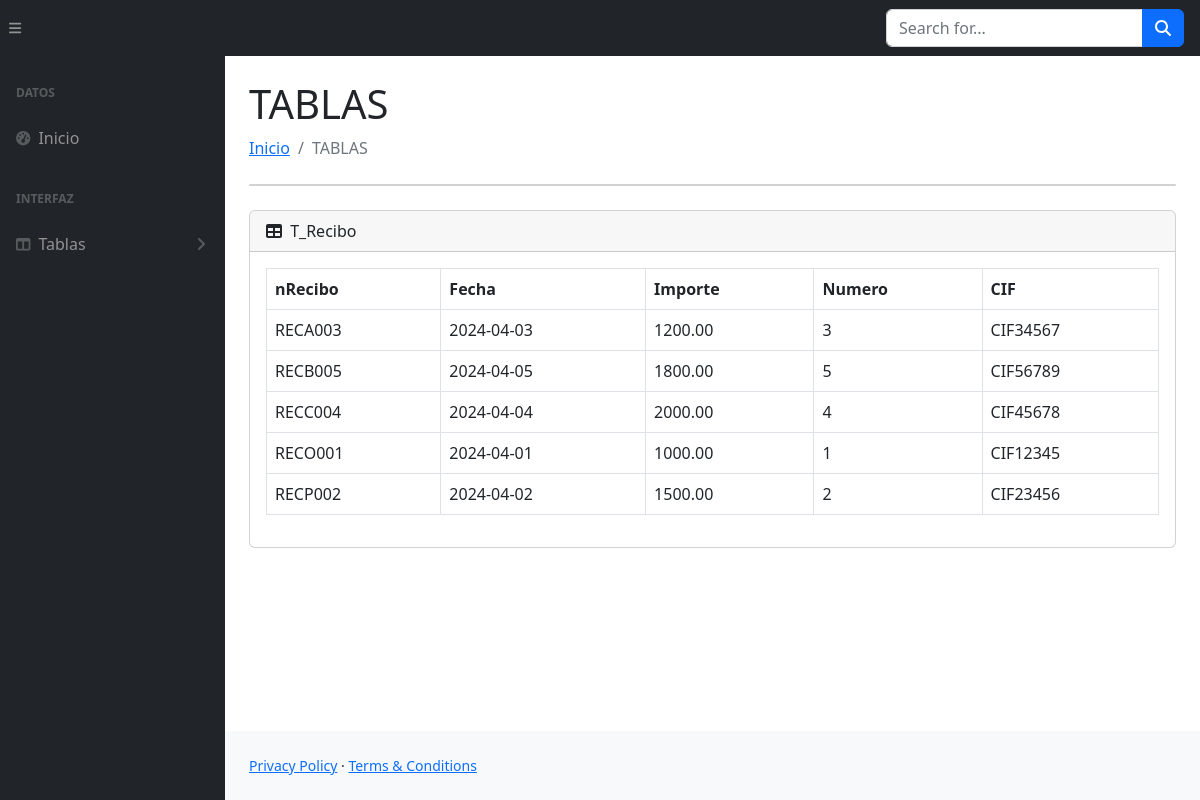
Screenshot of /T_Recibo.php with the database file from the repository.
### tables this page shows
CREATE TABLE Recibo (
    nRecibo VARCHAR(20),
    fecha DATE,
    importe DECIMAL(10, 2),
    numero INT,
    CIF VARCHAR(15),
    PRIMARY KEY (nRecibo),
    FOREIGN KEY (CIF) REFERENCES Compania (CIF)
);

### T_Recibo.php (the view, shortened to what this page needs)
<?php
include("conexion.php");
?>
<!DOCTYPE html>
<html lang="en">
<head>
    <link href="css/styles.css" rel="stylesheet" />
    <link href="//cdn.datatables.net/2.0.8/css/dataTables.dataTables.min.css" rel="stylesheet" />
</head>
<body class="sb-nav-fixed">
    <nav class="sb-topnav navbar navbar-expand navbar-dark bg-dark">
        <button class="btn btn-link btn-sm order-1 order-lg-0 me-4 me-lg-0" id="sidebarToggle" href="#!"><i class="fas fa-bars"></i></button>
        <form class="d-none d-md-inline-block form-inline ms-auto me-0 me-md-3 my-2 my-md-0">
            <div class="input-group">
                <input class="form-control" type="text" placeholder="Search for..." aria-label="Search for..." aria-describedby="btnNavbarSearch" />
                <button class="btn btn-primary" id="btnNavbarSearch" type="button"><i class="fas fa-search"></i></button>
            </div>
        </form>
    </nav>
    <div id="layoutSidenav">
        <div id="layoutSidenav_nav">
            <nav class="sb-sidenav accordion sb-sidenav-dark" id="sidenavAccordion">
                <div class="sb-sidenav-menu">
                    <div class="nav">
                        <div class="sb-sidenav-menu-heading">Datos</div>
                        <a class="nav-link" href="index.php">
                            <div class="sb-nav-link-icon"><i class="fas fa-tachometer-alt"></i></div>
                            Inicio
                        </a>
                        <div class="sb-sidenav-menu-heading">Interfaz</div>
                        <a class="nav-link collapsed" href="#" data-bs-toggle="collapse" data-bs-target="#collapseLayouts" aria-expanded="false" aria-controls="collapseLayouts">
                            <div class="sb-nav-link-icon"><i class="fas fa-columns"></i></div>
                            Tablas
                            <div class="sb-sidenav-collapse-arrow"><i class="fas fa-angle-down"></i></div>
                        </a>
                    </div>
                </div>
            </nav>
        </div>
        <div id="layoutSidenav_content">
            <main>
                <div class="container-fluid px-4">
                    <h1 class="mt-4">TABLAS</h1>
                    <ol class="breadcrumb mb-4">
                        <li class="breadcrumb-item"><a href="index.php">Inicio</a></li>
                        <li class="breadcrumb-item active">TABLAS</li>
                    </ol>
                    <div class="card mb-4">
                    </div>
                    <div class="card mb-4">
                        <div class="card-header">
                            <i class="fas fa-table me-1"></i>
                            T_Recibo
                        </div>
                        <div class="card-body">
                            <table class="table table-bordered" id="datatablesSimple">
                                <thead>
                                    <tr>
                                        <th scope="col">nRecibo</th>
                                        <th scope="col">Fecha</th>
                                        <th scope="col">Importe</th>
                                        <th scope="col">Numero</th>
                                        <th scope="col">CIF</th>
                                    </tr>
                                </thead>
                                <tbody>
                                    <?php
                                    $sql = $Conexion->query("SELECT * FROM Recibo;");
                                    $Fila = $sql->fetch_all(MYSQLI_ASSOC);
                                    foreach ($Fila as $dato) {
                                    ?>
                                        <tr>
                                            <td><?php echo $dato['nRecibo'] ?> </td>
                                            <td><?php echo $dato['fecha'] ?> </td>
                                            <td><?php echo $dato['importe'] ?> </td>
                                            <td><?php echo $dato['numero'] ?> </td>
                                            <td><?php echo $dato['CIF'] ?> </td>
                                        </tr>
                                    <?php
                                    }
                                    ?>
                                </tbody>
                            </table>
                        </div>
                    </div>
                </div>
            </main>
            <footer class="py-4 bg-light mt-auto">
                <div class="container-fluid px-4">
                    <div class="d-flex align-items-center justify-content-between small">
                        <div>
                            <a href="#">Privacy Policy</a>
                            &middot;
                            <a href="#">Terms &amp; Conditions</a>
                        </div>
                    </div>
                </div>
            </footer>
        </div>
    </div>
</body>
</html>

### rows the page displays
recibo: nRecibo "RECA003", fecha "2024-04-03", importe "1200.00", numero "3", CIF "CIF34567"
recibo: nRecibo "RECB005", fecha "2024-04-05", importe "1800.00", numero "5", CIF "CIF56789"
recibo: nRecibo "RECC004", fecha "2024-04-04", importe "2000.00", numero "4", CIF "CIF45678"
recibo: nRecibo "RECO001", fecha "2024-04-01", importe "1000.00", numero "1", CIF "CIF12345"
recibo: nRecibo "RECP002", fecha "2024-04-02", importe "1500.00", numero "2", CIF "CIF23456"
